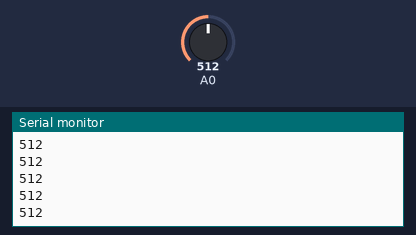
The sketch below on a simulated Arduino Uno, built with avr-gcc and run on an emulated ATmega328P. On the bench: the last lines printed to the serial monitor. The test bench sets the inputs (shaded band); at power-on: A0 = 512.

Above: at 1.2 s.
1.3 s: A0 set to 716
At 1.8 s:
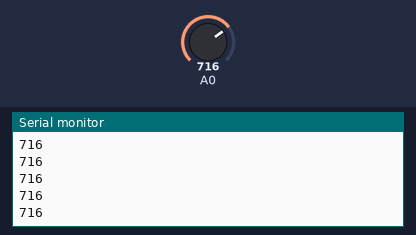
2.8 s: A0 set to 900
At 3.3 s:
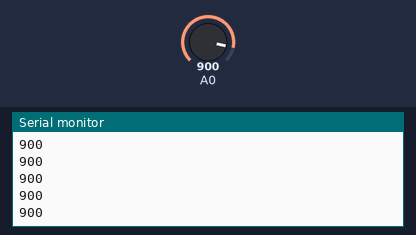
Timing chart, 0 to 5.8 s (numbered marks = the images above; inputs shaded):
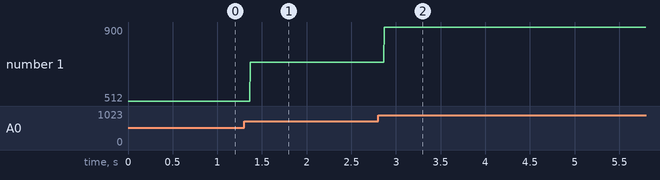

Measured:
- after the input at 1.3 s, the serial monitor: prints a new line after 0.07 s (image 1)
- after the input at 2.8 s, the serial monitor: prints a new line after 0.07 s (image 2)
- plotted number 1: 512 → 716 after the input at 1.3 s, 716 → 900 after the input at 2.8 s

The sketch:

pot_analogRead.ino
```cpp
void setup(){
    Serial.begin(9600);
}

void loop(){
    int analogInputVal = analogRead(A0);

    Serial.println(analogInputVal);
}
```
